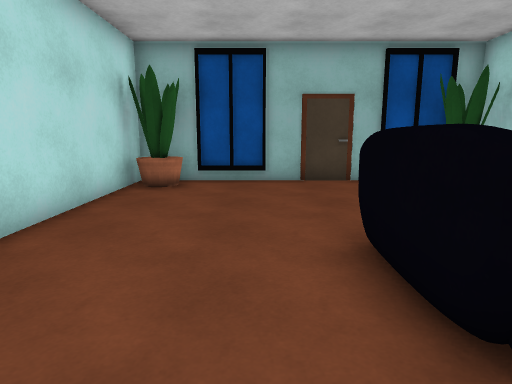
view 1 (above)

12 first-person views from a walk through a 3-D level made in the Unity game engine. The camera is 1.4 m above the floor, tilts 10° down and sees 75° across. Doors are open. The floor is counted in squares, 1 m on a side. Each view is taken from the middle of a square. On the plan, view 1 faces up. The plan holds only what a view shows up to about 15 squares ahead; the rest is blank. The player character is not drawn.

view 2
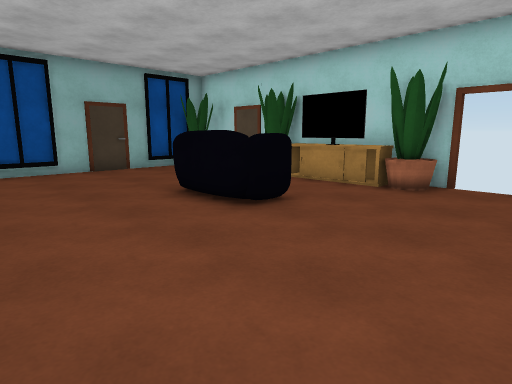

view 3
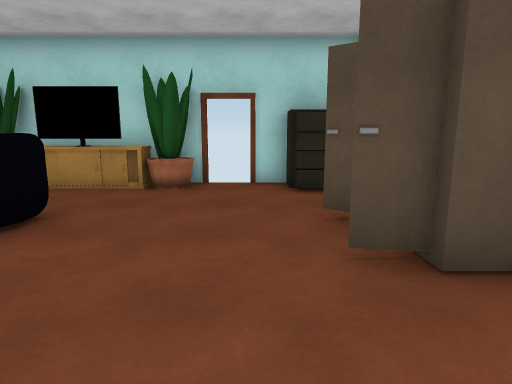

view 4
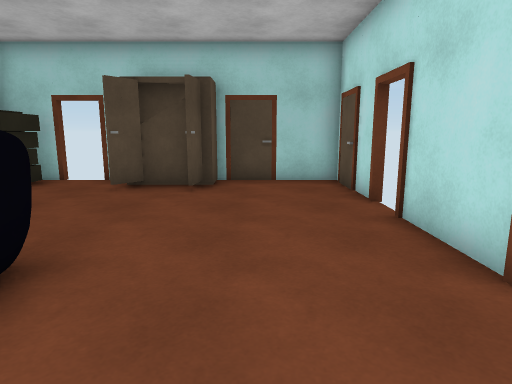

view 5
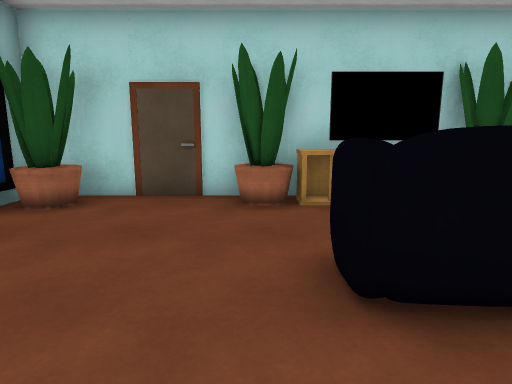

view 6
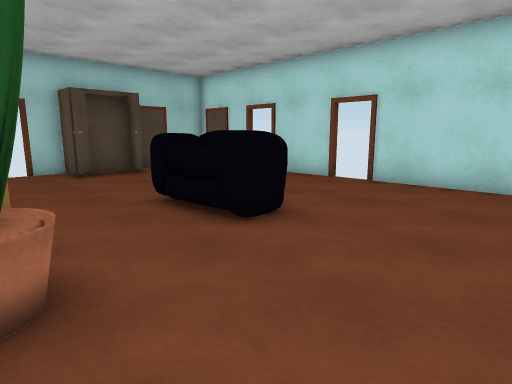

view 7
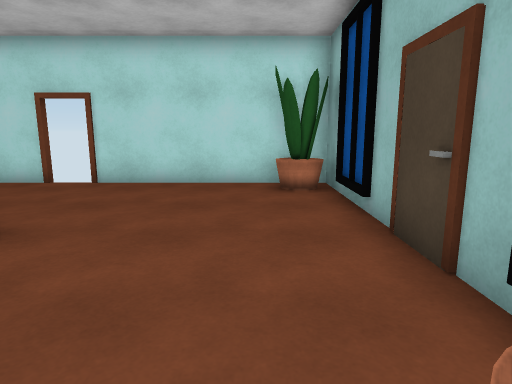

view 8
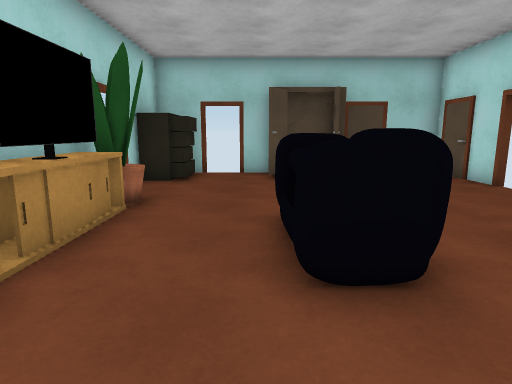

view 9
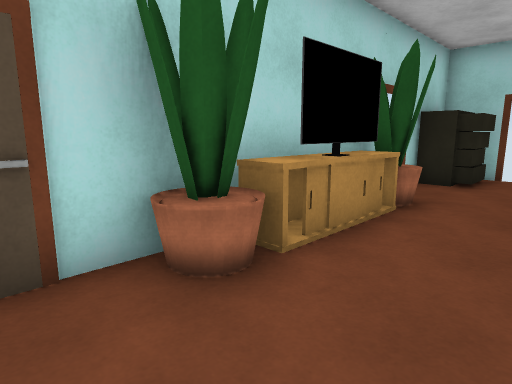

view 10
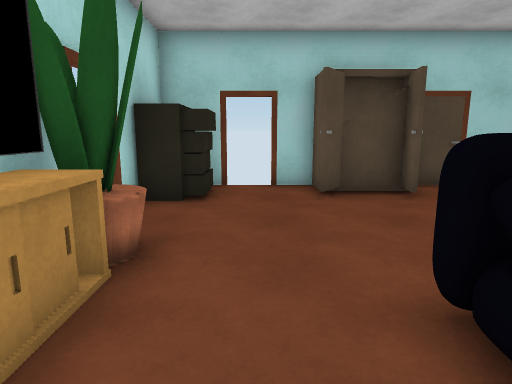

view 11
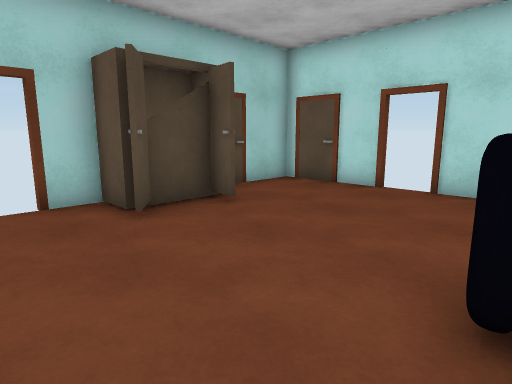

view 12
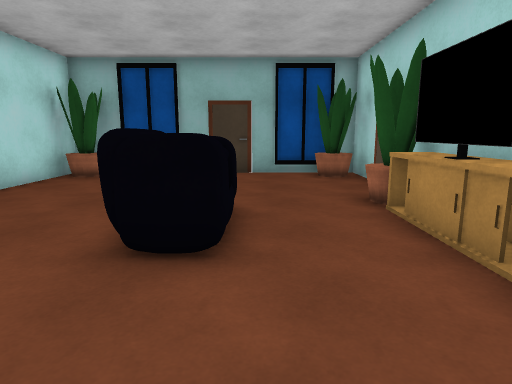

### Floor plan
Points are (right, up) in squares from view 1. A wall is a line through its corners. A room is listed if a view was taken in it or the views show most of it. See-through windows are left out.
Room 1 (views 1, 2, 3, 4, 5, 6, 7, 8, 9, 10, 11, 12)
walls: (-3.5, 2.1) (-3.5, -0.6); (5.5, 0.9) (5.5, 1.6); (5.5, 3.4) (5.5, 4.1); (5.6, 4.5) (5.7, 5); (5.5, 4.8) (5.8, 5.4); (5.5, 5) (5.8, 5.3); (6.5, -0.8) (6.5, 6.4); (-0.4, -5) (0.3, -5); (2.4, -5) (3.6, -5); (6.5, -3.1) (6.5, -1.8); (6.5, 7.5) (6.5, 10) (2.6, 10); (4.8, -5) (5.9, -5); (1.5, 10) (-3.5, 10) (-3.5, 3.2); (5, 9) (5.1, 9.6); (5.4, 8.9) (5.3, 9.4); (-3.5, -5) (-1.4, -5)
low walls: (6.1, 3.5) (6.1, 4) (5.4, 4)
ways out: open door at (-3.5, -1); open door at (-3.5, 2.5); open door at (4, -5); open door at (6.5, -1.5)
objects: drawers (-4, -4) to (-3, -3); drawers (-1, -5); wardrobe (0, -4) to (2, -3); sofa (1, 2) to (3, 4); drawers (2, 10); drawers (5, -4) to (5, -3); cabinet (6, -4) to (6, -3); TV (6, 2) to (6, 3); drawers (7, 7)

Positions as (right, up) in squares from view 1, and headings:
1: (0, 0), facing up
2: (-3, -3), facing up-right
3: (-3, -2), facing right
4: (-1, 5), facing down
5: (-1, 5), facing right
6: (6, 8), facing down-left
7: (6, 8), facing left
8: (3, 7), facing down
9: (3, 7), facing down-right
10: (4, 4), facing down
11: (5, 2), facing down-left
12: (3, -2), facing up
